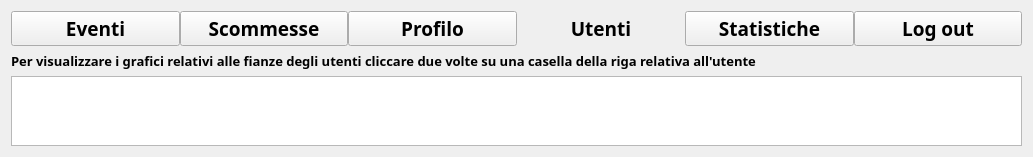
      <widget class="QWidget" name="AdminUsers">
       <property name="font">
        <font>
         <family>Bahnschrift SemiBold</family>
         <weight>75</weight>
         <bold>true</bold>
        </font>
       </property>
       <layout class="QGridLayout" name="gridLayout_6">
        <item row="0" column="0">
         <layout class="QHBoxLayout" name="MenuLayoutAdminUsers">
          <property name="spacing">
           <number>0</number>
          </property>
          <property name="sizeConstraint">
           <enum>QLayout::SetDefaultConstraint</enum>
          </property>
          <item>
           <widget class="QPushButton" name="AdminUsers_to_Event_page_btn">
            <property name="font">
             <font>
              <family>Bahnschrift SemiBold</family>
              <pointsize>14</pointsize>
              <weight>75</weight>
              <bold>true</bold>
             </font>
            </property>
            <property name="text">
             <string>Eventi</string>
            </property>
            <property name="autoDefault">
             <bool>false</bool>
            </property>
            <property name="default">
             <bool>false</bool>
            </property>
            <property name="flat">
             <bool>false</bool>
            </property>
           </widget>
          </item>
          <item>
           <widget class="QPushButton" name="AdminUsers_to_Bets_page_btn">
            <property name="font">
             <font>
              <family>Bahnschrift SemiBold</family>
              <pointsize>14</pointsize>
              <weight>75</weight>
              <bold>true</bold>
             </font>
            </property>
            <property name="text">
             <string>Scommesse</string>
            </property>
           </widget>
          </item>
          <item>
           <widget class="QPushButton" name="AdminUsers_to_Profile_page_btn">
            <property name="font">
             <font>
              <family>Bahnschrift SemiBold</family>
              <pointsize>14</pointsize>
              <weight>75</weight>
              <bold>true</bold>
             </font>
            </property>
            <property name="autoFillBackground">
             <bool>false</bool>
            </property>
            <property name="text">
             <string>Profilo</string>
            </property>
            <property name="default">
             <bool>false</bool>
            </property>
            <property name="flat">
             <bool>false</bool>
            </property>
           </widget>
          </item>
          <item>
           <widget class="QPushButton" name="AdminUsers_to_Users_page_btn">
            <property name="font">
             <font>
              <family>Bahnschrift SemiBold</family>
              <pointsize>14</pointsize>
              <weight>75</weight>
              <bold>true</bold>
             </font>
            </property>
            <property name="autoFillBackground">
             <bool>false</bool>
            </property>
            <property name="text">
             <string>Utenti</string>
            </property>
            <property name="default">
             <bool>true</bool>
            </property>
            <property name="flat">
             <bool>true</bool>
            </property>
           </widget>
          </item>
          <item>
           <widget class="QPushButton" name="AdminUsers_to_Stats_page_btn">
            <property name="font">
             <font>
              <family>Bahnschrift SemiBold</family>
              <pointsize>14</pointsize>
              <weight>75</weight>
              <bold>true</bold>
             </font>
            </property>
            <property name="text">
             <string>Statistiche</string>
            </property>
           </widget>
          </item>
          <item>
           <widget class="QPushButton" name="AdminUsers_LogOut_btn">
            <property name="font">
             <font>
              <family>Bahnschrift SemiBold</family>
              <pointsize>14</pointsize>
              <weight>75</weight>
              <bold>true</bold>
             </font>
            </property>
            <property name="text">
             <string>Log out</string>
            </property>
           </widget>
          </item>
         </layout>
        </item>
        <item row="1" column="0">
         <widget class="QLabel" name="label_12">
          <property name="font">
           <font>
            <family>Bahnschrift SemiBold</family>
            <pointsize>10</pointsize>
            <weight>75</weight>
            <bold>true</bold>
           </font>
          </property>
          <property name="text">
           <string>Per visualizzare i grafici relativi alle fianze degli utenti cliccare due volte su una casella della riga relativa all'utente</string>
          </property>
         </widget>
        </item>
        <item row="2" column="0">
         <widget class="QTableWidget" name="AdminUsers_UserInfos_tbl">
          <property name="enabled">
           <bool>true</bool>
          </property>
          <property name="frameShape">
           <enum>QFrame::StyledPanel</enum>
          </property>
          <property name="lineWidth">
           <number>2</number>
          </property>
          <property name="midLineWidth">
           <number>1</number>
          </property>
          <property name="sizeAdjustPolicy">
           <enum>QAbstractScrollArea::AdjustToContents</enum>
          </property>
          <property name="editTriggers">
           <set>QAbstractItemView::NoEditTriggers</set>
          </property>
          <property name="tabKeyNavigation">
           <bool>false</bool>
          </property>
          <property name="showDropIndicator" stdset="0">
           <bool>false</bool>
          </property>
          <property name="dragDropOverwriteMode">
           <bool>false</bool>
          </property>
          <property name="showGrid">
           <bool>true</bool>
          </property>
          <property name="columnCount">
           <number>5</number>
          </property>
          <attribute name="horizontalHeaderVisible">
           <bool>false</bool>
          </attribute>
          <attribute name="horizontalHeaderCascadingSectionResizes">
           <bool>true</bool>
          </attribute>
          <attribute name="horizontalHeaderDefaultSectionSize">
           <number>199</number>
          </attribute>
          <attribute name="horizontalHeaderHighlightSections">
           <bool>true</bool>
          </attribute>
          <attribute name="horizontalHeaderMinimumSectionSize">
           <number>39</number>
          </attribute>
          <attribute name="horizontalHeaderShowSortIndicator" stdset="0">
           <bool>false</bool>
          </attribute>
          <attribute name="horizontalHeaderStretchLastSection">
           <bool>false</bool>
          </attribute>
          <attribute name="verticalHeaderVisible">
           <bool>false</bool>
          </attribute>
          <attribute name="verticalHeaderHighlightSections">
           <bool>true</bool>
          </attribute>
          <attribute name="verticalHeaderShowSortIndicator" stdset="0">
           <bool>false</bool>
          </attribute>
          <attribute name="verticalHeaderStretchLastSection">
           <bool>false</bool>
          </attribute>
          <column/>
          <column/>
          <column/>
          <column/>
          <column/>
         </widget>
        </item>
       </layout>
      </widget>
